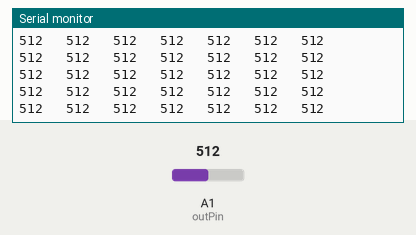
This sketch was run on a simulated Arduino Uno, built with avr-gcc and run on an emulated ATmega328P. Shown: the last lines printed to the serial monitor. The inputs (shaded band) are chosen by the test bench; at power-on: A1 (outPin) = 512.

Above: at 1.2 s.
1.3 s: A1 (outPin) set to 109
At 1.4 s:
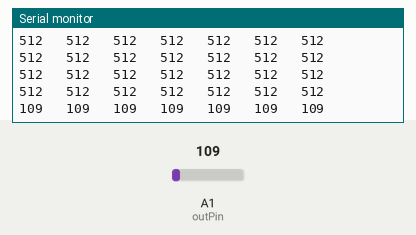
4.3 s: A1 (outPin) set to 91
At 4.33 s:
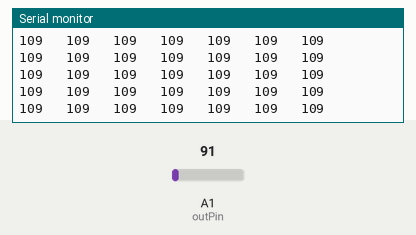
7.3 s: A1 (outPin) set to 987
At 7.51 s:
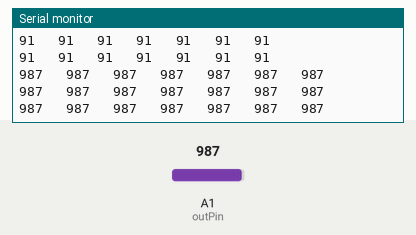
8.8 s: A1 (outPin) set to 1013
At 8.97 s:
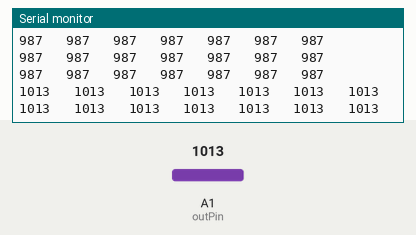
14.8 s: A1 (outPin) set to 8
At 14.81 s:
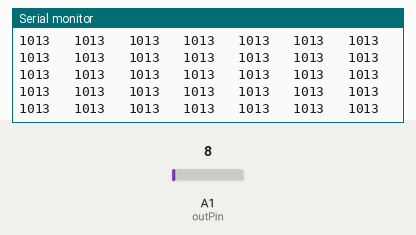
17.8 s: A1 (outPin) set to 11
At 18.5 s:
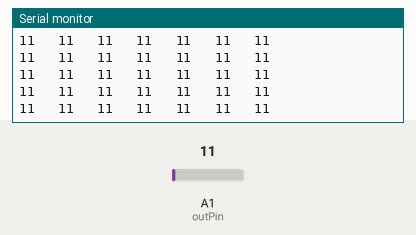
Timing chart, 0 to 20.8 s (numbered marks = the images above; inputs shaded):
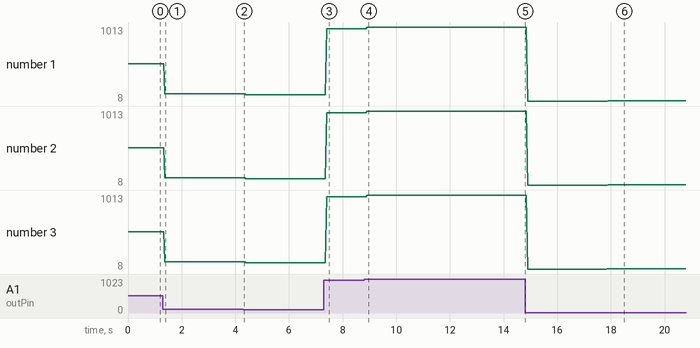

The sketch:

main.ino
```cpp
int strobePin  = 7;    // Strobe Pin on the MSGEQ7
int resetPin   = 8;    // Reset Pin on the MSGEQ7
int outPin     = A1;   // Output Pin on the MSGEQ7
int level[7];

void setup() {
  // put your setup code here, to run once:
  Serial.begin (9600);

  // Define our pin modes
  pinMode      (strobePin, OUTPUT);
  pinMode      (resetPin,  OUTPUT);
  pinMode      (outPin,    INPUT);

  // Create an initial state for our pins
  digitalWrite (resetPin,  LOW);
  digitalWrite (strobePin, LOW);
  delay        (1);

  // Reset the MSGEQ7 as per the datasheet timing diagram
  digitalWrite (resetPin,  HIGH);
  delay        (1);
  digitalWrite (resetPin,  LOW);
  digitalWrite (strobePin, HIGH);
  delay        (1);
}

void loop() {
  // put your main code here, to run repeatedly:
  // Cycle through each frequency band by pulsing the strobe.
  for (int i = 0; i < 7; i++) {
    digitalWrite       (strobePin, LOW);
    delayMicroseconds  (100);                  // Delay necessary due to timing diagram
    level[i] =         analogRead (outPin);
    digitalWrite       (strobePin, HIGH);
    delayMicroseconds  (1);                    // Delay necessary due to timing diagram
  }

  for (int i = 0; i < 7; i++) {
    Serial.print       (level[i]);
    Serial.print       ("   ");
  }

  Serial.println ();
}
```

Measured:
- after the input at 1.3 s, the serial monitor: prints a new line after 0.08 s (image 1)
- after the input at 7.3 s, the serial monitor: prints a new line after 0.10 s (image 3)
- after the input at 8.8 s, the serial monitor: prints a new line after 0.11 s (image 4)
- after the input at 17.8 s, the serial monitor: prints a new line after 0.07 s (image 6)
- plotted number 1: 512 → 109 after the input at 1.3 s, 109 → 91 after the input at 4.3 s, 91 → 987 after the input at 7.3 s, 987 → 1013 after the input at 8.8 s, 1013 → 8 after the input at 14.8 s
- plotted number 2: 512 → 109 after the input at 1.3 s, 109 → 91 after the input at 4.3 s, 91 → 987 after the input at 7.3 s, 987 → 1013 after the input at 8.8 s, 1013 → 8 after the input at 14.8 s
- plotted number 3: 512 → 109 after the input at 1.3 s, 109 → 91 after the input at 4.3 s, 91 → 987 after the input at 7.3 s, 987 → 1013 after the input at 8.8 s, 1013 → 8 after the input at 14.8 s
